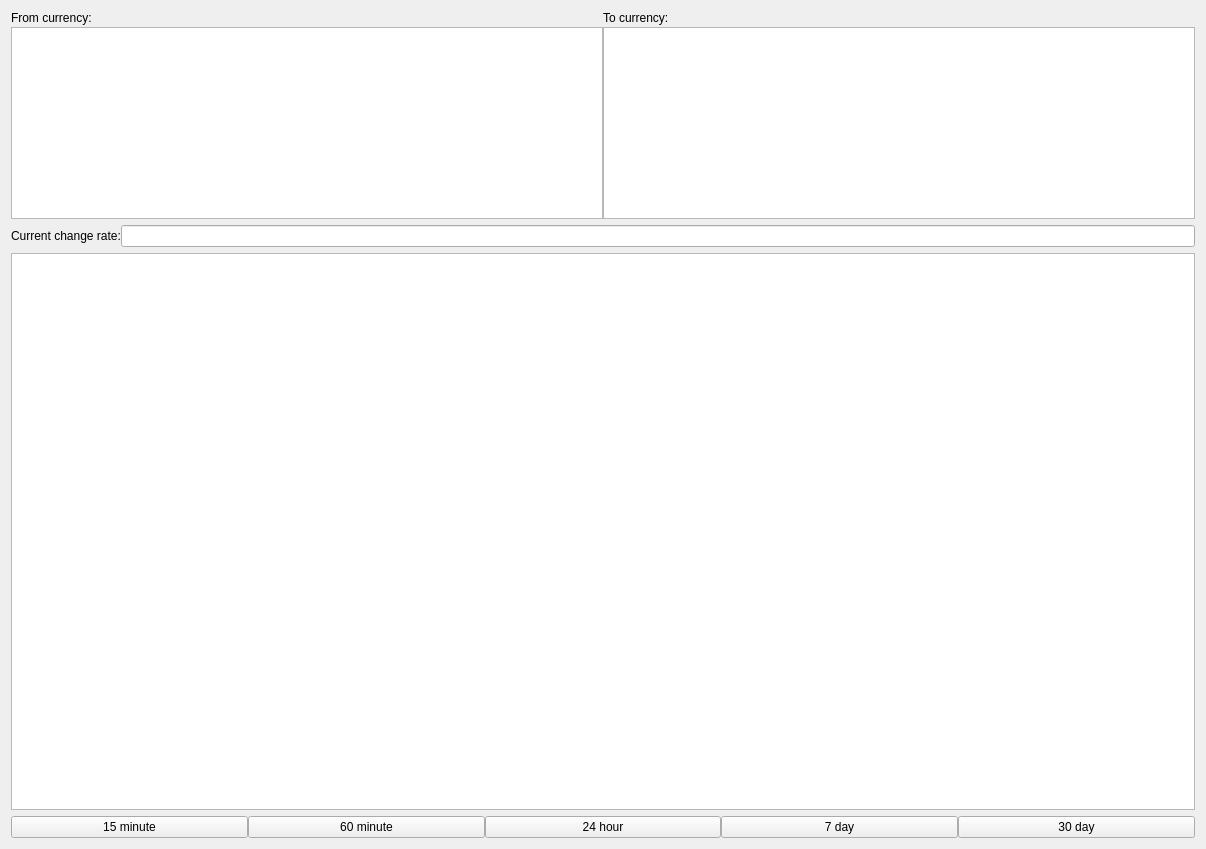
<?xml version="1.0" encoding="UTF-8"?>
<ui version="4.0">
 <class>CurrencyDisplay</class>
 <widget class="QWidget" name="CurrencyDisplay">
  <property name="geometry">
   <rect>
    <x>0</x>
    <y>0</y>
    <width>1206</width>
    <height>849</height>
   </rect>
  </property>
  <property name="windowTitle">
   <string>Market Analysis - Currency</string>
  </property>
  <layout class="QGridLayout" name="primaryLayout">
   <item row="2" column="0">
    <widget class="QWidget" name="selectionWidget" native="true">
     <layout class="QGridLayout" name="gridLayout">
      <property name="leftMargin">
       <number>0</number>
      </property>
      <property name="topMargin">
       <number>0</number>
      </property>
      <property name="rightMargin">
       <number>0</number>
      </property>
      <property name="bottomMargin">
       <number>0</number>
      </property>
      <property name="horizontalSpacing">
       <number>0</number>
      </property>
      <property name="verticalSpacing">
       <number>2</number>
      </property>
      <item row="1" column="0">
       <widget class="QListView" name="fromCurrencyView">
        <property name="sizePolicy">
         <sizepolicy hsizetype="Expanding" vsizetype="Minimum">
          <horstretch>0</horstretch>
          <verstretch>0</verstretch>
         </sizepolicy>
        </property>
       </widget>
      </item>
      <item row="1" column="1">
       <widget class="QListView" name="toCurrencyView">
        <property name="sizePolicy">
         <sizepolicy hsizetype="Expanding" vsizetype="Minimum">
          <horstretch>0</horstretch>
          <verstretch>0</verstretch>
         </sizepolicy>
        </property>
       </widget>
      </item>
      <item row="0" column="0">
       <widget class="QLabel" name="fromLabel">
        <property name="text">
         <string>From currency:</string>
        </property>
       </widget>
      </item>
      <item row="0" column="1">
       <widget class="QLabel" name="toLabel">
        <property name="text">
         <string>To currency:</string>
        </property>
       </widget>
      </item>
     </layout>
    </widget>
   </item>
   <item row="3" column="0">
    <widget class="QWidget" name="infoWidget" native="true">
     <property name="sizePolicy">
      <sizepolicy hsizetype="Preferred" vsizetype="Expanding">
       <horstretch>0</horstretch>
       <verstretch>0</verstretch>
      </sizepolicy>
     </property>
     <layout class="QGridLayout" name="infoLayout">
      <property name="leftMargin">
       <number>0</number>
      </property>
      <property name="topMargin">
       <number>0</number>
      </property>
      <property name="rightMargin">
       <number>0</number>
      </property>
      <property name="bottomMargin">
       <number>0</number>
      </property>
      <property name="horizontalSpacing">
       <number>2</number>
      </property>
      <property name="verticalSpacing">
       <number>6</number>
      </property>
      <item row="1" column="0">
       <widget class="QChartView" name="chartDisplay">
        <property name="sizePolicy">
         <sizepolicy hsizetype="MinimumExpanding" vsizetype="MinimumExpanding">
          <horstretch>0</horstretch>
          <verstretch>0</verstretch>
         </sizepolicy>
        </property>
       </widget>
      </item>
      <item row="0" column="0">
       <layout class="QHBoxLayout" name="horizontalLayout">
        <item>
         <widget class="QLabel" name="currentRateLabel">
          <property name="text">
           <string>Current change rate:</string>
          </property>
         </widget>
        </item>
        <item>
         <widget class="QLineEdit" name="currentRateArea">
          <property name="readOnly">
           <bool>true</bool>
          </property>
         </widget>
        </item>
       </layout>
      </item>
     </layout>
    </widget>
   </item>
   <item row="4" column="0">
    <widget class="QWidget" name="viewWidget" native="true">
     <layout class="QHBoxLayout" name="viewLayout">
      <property name="spacing">
       <number>0</number>
      </property>
      <property name="leftMargin">
       <number>0</number>
      </property>
      <property name="topMargin">
       <number>0</number>
      </property>
      <property name="rightMargin">
       <number>0</number>
      </property>
      <property name="bottomMargin">
       <number>0</number>
      </property>
      <item>
       <widget class="QPushButton" name="button15m">
        <property name="text">
         <string>15 minute</string>
        </property>
       </widget>
      </item>
      <item>
       <widget class="QPushButton" name="button1h">
        <property name="text">
         <string>60 minute</string>
        </property>
       </widget>
      </item>
      <item>
       <widget class="QPushButton" name="button24h">
        <property name="text">
         <string>24 hour</string>
        </property>
       </widget>
      </item>
      <item>
       <widget class="QPushButton" name="button7d">
        <property name="text">
         <string>7 day</string>
        </property>
       </widget>
      </item>
      <item>
       <widget class="QPushButton" name="button30d">
        <property name="text">
         <string>30 day</string>
        </property>
       </widget>
      </item>
     </layout>
    </widget>
   </item>
  </layout>
 </widget>
 <customwidgets>
  <customwidget>
   <class>QChartView</class>
   <extends>QGraphicsView</extends>
   <header>PyQt5.QtChart</header>
  </customwidget>
 </customwidgets>
 <resources/>
 <connections/>
</ui>
